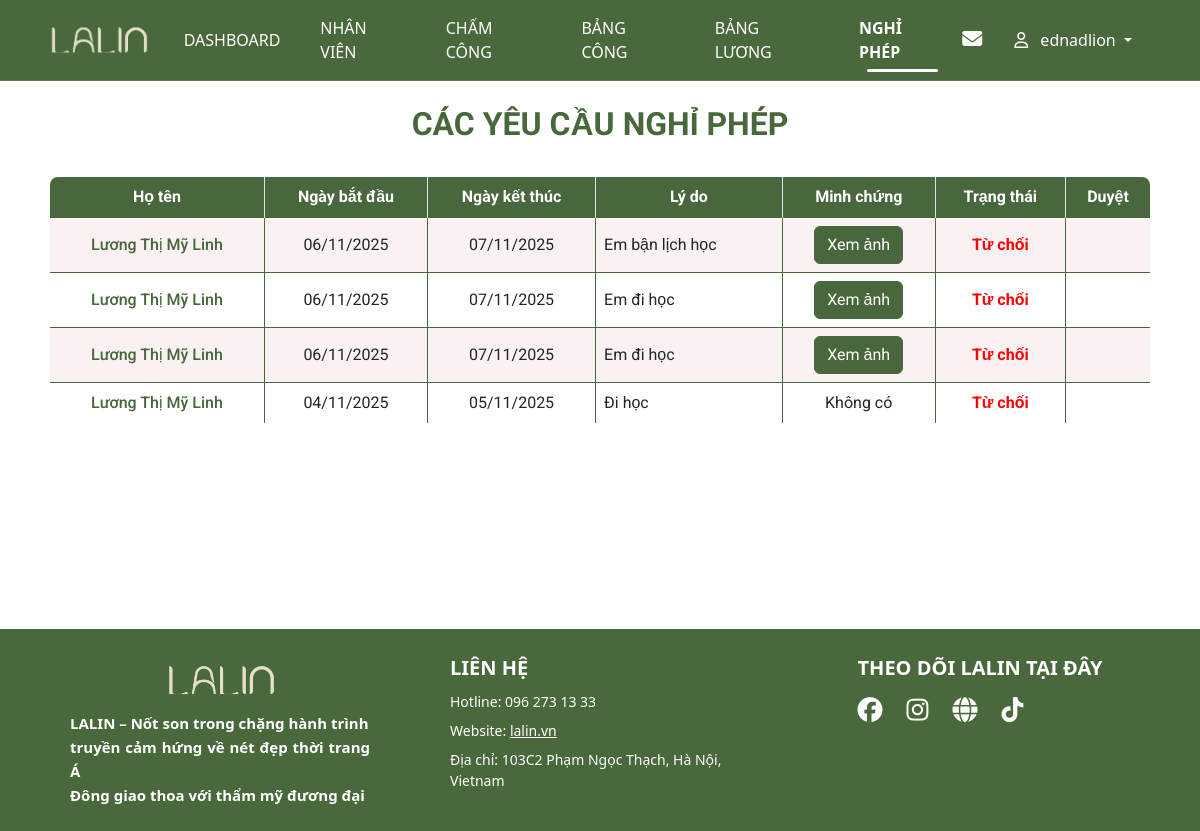
The app's page /manager/absence/ (signed in) with its own data.
### lalinapp/models.py (models this page shows, shortened)
class AbsenceRequest(models.Model):
    STATUS_CHOICES = [
        ('Đang chờ', 'Đang chờ'),
        ('Đã duyệt', 'Đã duyệt'),
        ('Từ chối', 'Từ chối'),
    ]
    user = models.ForeignKey(User, on_delete=models.CASCADE)
    start_date = models.DateField()
    end_date = models.DateField()
    reason = models.TextField()
    status = models.CharField(max_length=10, choices=STATUS_CHOICES, default='Đang chờ')
    image = models.ImageField(upload_to='uploads/', blank=True, null=True)

### manager/views.py (the view, shortened to what this page needs)
# urls.py: path('absence/', views.absence_review, name='absence'),
def absence_review(request):
    title = 'Đơn nghỉ phép'
    requests = AbsenceRequest.objects.order_by('-start_date')
    status = request.GET.get('status', '')
    start_date = request.GET.get('start-date', '')
    end_date = request.GET.get('end-date', '')
    keyword = request.GET.get('keyword', '')
    if keyword:
        requests = requests.filter(user__username__icontains=keyword)
    dpm_req = request.GET.get('dpm', '')
    if dpm_req and dpm_req != "Tất cả":
        requests = requests.filter(user__profile__position__department__name=dpm_req)
    if start_date and end_date:
      requests = requests.filter(start_date__range=[start_date, end_date])
    elif start_date:
      requests = requests.filter(start_date__range=[start_date, datetime.now().date()])
    elif end_date:
      requests = requests.filter(start_date__range=[datetime.now().date(), end_date])
    paginator = Paginator(requests, 10)
    page_number = request.GET.get('page', '')
    try:
      page_obj = paginator.get_page(page_number)
    except PageNotAnInteger:
      page_obj = paginator.page(1)
    except EmptyPage:
      page_obj = paginator.page(paginator.num_pages)
    query_params = request.GET.copy()
    if 'page' in query_params:
      query_params.pop('page')
    context = {'title': title,
               'start_date': start_date,
               'end_date': end_date,
               'status': status,
               'page_obj': page_obj,
               'query_params': query_params.urlencode(),
               'dpm_req': dpm_req,
               'dpms': Department.objects.all(),
               }
    return render(request, 'pages/absence_review.html', {
        'absences': requests,
        'title': title,
        'start_date': start_date,
        'end_date': end_date,
        'status': status,
        'page_obj': page_obj,
        'query_params': query_params.urlencode(),
        'dpm_req': dpm_req,
        'dpms': Department.objects.all(),
    })

### templates/pages/absence_review.html (shortened to what this page needs)
{% extends '../layouts/base.html' %}
{% load static %}
{% block main %}
<br>
<h1 style="text-align: center; font-size: 2rem; font-weight: bold; color: #48673c;">CÁC YÊU CẦU NGHỈ PHÉP</h1>
<br>
<table class="table table-hover table-bordered custom-border" style="border-radius: 10px; overflow: hidden;">
  <thead class="bg-tab text-white">
    <tr>
      <th scope="col" class="text-center">Họ tên</th>
      <th scope="col" class="text-center">Ngày bắt đầu</th>
      <th scope="col" class="text-center">Ngày kết thúc</th>
      <th scope="col" class="text-center">Lý do</th>
      <th scope="col" class="text-center">Minh chứng</th>
      <th scope="col" class="text-center">Trạng thái</th>
      <th scope="col" class="text-center">Duyệt</th>
    </tr>
  </thead>
  <tbody>
    {% if page_obj %}
      {% for rq in page_obj %}
        <tr class="table-row">
          <td class="text-center align-middle border-cell">
            <a href="/profile/{{rq.user.username}}/" class="link-highlight">
              {{ rq.user.first_name }} {{ rq.user.last_name }}
            </a>
          </td>
          <td class="text-center align-middle border-cell">{{ rq.start_date|date:"d/m/Y" }}</td>
          <td class="text-center align-middle border-cell">{{ rq.end_date|date:"d/m/Y" }}</td>
          <td class="align-middle border-cell">{{ rq.reason }}</td>
          <td class="text-center align-middle border-cell">
            {% if rq.image %}
              <a href="{{ rq.image.url }}" target="_blank" style="text-decoration: none;">
                <button class="btn btn-secondary" style="background-color: #48673c; border-color: #48673c; color: white;">
                  Xem ảnh
                </button>
              </a>
            {% else %}
              <span>Không có</span>
            {% endif %}
          </td>
          <td class="text-center align-middle border-cell">
            {% if rq.status == 'approved' %}
              <span style="color: green; font-weight: bold;">Đã duyệt</span>
            {% elif rq.status == 'pending' %}
              <span style="color: orange; font-weight: bold;">Đang chờ</span>
            {% else %}
              <span style="color: red; font-weight: bold;">Từ chối</span>
            {% endif %}
          </td>
          <td class="border-cell">
          </td>
        </tr>
      {% endfor %}
    {% else %}
      <tr class="no-data-row">
        <td colspan="7">✨ Hiện chưa có yêu cầu nghỉ phép nào.</td>
      </tr>
    {% endif %}
  </tbody>
</table>
{% include 'partials/paginator.html' %}
{% endblock %}

### templates/partials/header.html (shortened to what this page needs)
{% load static %}
<nav class="navbar navbar-expand-lg bg-green">
  <div class="container-fluid me-5 ms-5">
    <a class="navbar-brand" href="/" style="padding-top: 0;">
      <img src="{% static 'images/logo2.png' %}" alt="Ảnh logo" class="logo-big">
    </a>
    <div class="collapse navbar-collapse font-poppins" id="navbarNavDropdown">
      <ul class="navbar-nav me-auto mb-2 mb-lg-0 ms-4 gap-4">
        {% if request.user.is_superuser %}
        <li class="nav-item">
          <a class="nav-link {% if request.path == '/manager/' %} text-select {% endif %}" href="/manager/">DASHBOARD</a>
        </li>
        <li class="nav-item">
          <a class="nav-link {% if '/manager/employee/' in request.path %} text-select {% endif %}" href="/manager/employee/">NHÂN VIÊN</a>
        </li>
          <li class="nav-item">
          <a class="nav-link {% if '/time-keeping/' in request.path %} text-select {% endif %}" href="/time-keeping/">CHẤM CÔNG</a>
        </li>
        <li class="nav-item">
          <a class="nav-link {% if '/manager/timesheet/' in request.path %} text-select {% endif %}" href="/manager/timesheet/">BẢNG CÔNG</a>
        </li>
        <li class="nav-item">
          <a class="nav-link {% if '/manager/salary/' in request.path %} text-select {% endif %}" href="/manager/salary/">BẢNG LƯƠNG</a>
        </li>
        <li class="nav-item position-relative">
          <a class="nav-link {% if '/manager/absence/' in request.path %} text-select {% endif %}" href="/manager/absence/">
            NGHỈ PHÉP
          </a>
        </li>
        {% endif %}
      </ul>
      {% if request.user.is_authenticated %}
      <ul class="navbar-nav gap-3">
        <li class="nav-item">
            <a class="nav-link position-relative {% if 'complaint' in request.path %} text-select {% endif %}"
               href="{% if request.user.is_superuser %}/manager/complaint/{% else %}/complaints/{% endif %}">
                <i class="fa-solid fa-envelope fs-5"></i>
            </a>
        </li>
        <li class="nav-item dropdown">
          <a class="nav-link dropdown-toggle" href="#" role="button" data-bs-toggle="dropdown" aria-expanded="false">
            <i class="fa-regular fa-user me-2"></i> {{ request.user.get_full_name|default:request.user.username }}
          </a>
        </li>
      </ul>
      {% else %}
      <ul class="navbar-nav">
        <li class="nav-item">
          <a class="nav-link {% if request.path == '/login/' %} text-select {% endif %}" href="/login/">ĐĂNG NHẬP</a>
        </li>
      </ul>
      {% endif %}
    </div>
  </div>
</nav>

### static/styles/style.css (style rules this page uses)
.bg-green { background-color: #49683C !important; }
.navbar-expand-lg { position: sticky !important; top: 0 !important; z-index: 1030 !important; border-bottom: 1px solid rgba(255, 255, 255, 0.1); background-color: #49683C; }
.logo-big { height: 30px !important; transform: scale(1.5); transform-origin: center; display: block; }
.navbar-nav .nav-item { display: flex; align-items: center; }
.navbar-nav .nav-link { color: white !important; font-weight: 500; padding: 0.5rem 1rem; border-radius: 5px; transition: background-color 0.3s ease, color 0.3s ease; position: relative; }
.nav-link.text-select { font-weight: 700 !important; }
.nav-link.text-select::after { content: ''; position: absolute; bottom: 0; left: 1rem; right: 1rem; height: 3px; background-color: #fff; border-radius: 2px; }
table { border-collapse: collapse; }
table th, table td { border: 1px solid #dee2e6; }
.bg-tab { background-color: #49683c !important; }

### templates/pages/absence_review.html (style rules this page uses)
.table-bordered thead th { vertical-align: middle; }
.table-bordered tbody tr:nth-child(odd) { background-color: #f9f1f2; }
.table-bordered tbody tr:nth-child(even) { background-color: #ffffff; }
.bg-tab { background-color: #48673c !important; color: white !important; }
.custom-border { border: 2px solid #48673c; border-radius: 10px; }
.border-cell { border: 1px solid #48673c; }
.link-highlight { color: #48673c; font-weight: 500; text-decoration: none; }
.table-bordered tbody tr:last-child { border-bottom: 2px solid #48673c; }

### records on screen
AbsenceRequest: user.first_name "Lương Thị", user.last_name "Mỹ Linh", start_date "06/11/2025", end_date "07/11/2025", reason "Em bận lịch học", status "Từ chối"
AbsenceRequest: user.first_name "Lương Thị", user.last_name "Mỹ Linh", start_date "06/11/2025", end_date "07/11/2025", reason "Em đi học", status "Từ chối"
AbsenceRequest: user.first_name "Lương Thị", user.last_name "Mỹ Linh", start_date "06/11/2025", end_date "07/11/2025", reason "Em đi học", status "Từ chối"
AbsenceRequest: user.first_name "Lương Thị", user.last_name "Mỹ Linh", start_date "04/11/2025", end_date "05/11/2025", reason "Đi học", image "Không có", status "Từ chối"

### other values on screen
{{ request.user.get_full_name|default:request.user.username }} "ednadlion"
